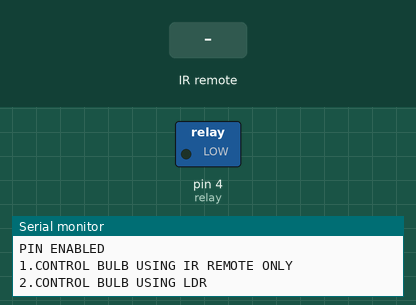
Recording of a sketch running on a simulated Arduino Uno, built with avr-gcc and run on an emulated ATmega328P. On the bench: switched loads named in the sketch (green lamp = pin HIGH), the last lines printed to the serial monitor. The test bench sets the inputs (shaded band).

Above: at 1.2 s.
1.3 s: infrared code 0xF807 received
At 2.1 s:
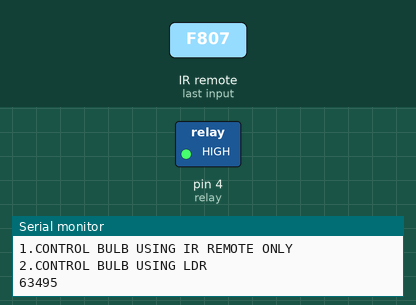
2.8 s: infrared code 0xD827 received
At 3.3 s:
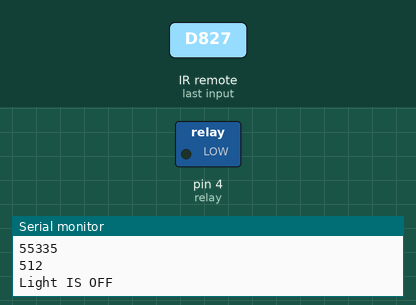
Timing chart, 0 to 5.8 s (numbered marks = the images above; inputs shaded):
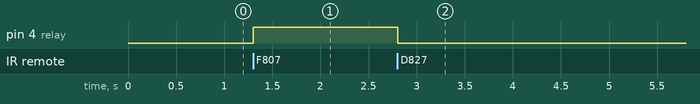

Measured:
- after the input at 1.3 s, pin 4 (relay): LOW → HIGH at once
- after the input at 2.8 s, pin 4 (relay): HIGH → LOW at once

The sketch:

BULB_CONTROL_USING_RELAY.ino
```cpp
#include <IRremote.h>
int ldr= A0,relay=4,ir=7;
int rele=LOW;
IRrecv irrecv(ir);
decode_results results;

void setup()
{
  Serial.begin(9600);

  pinMode(relay,OUTPUT);
  pinMode(A0,INPUT);
  Serial.println("ENABLING PIN");
  irrecv.enableIRIn();
  Serial.println("PIN ENABLED");
}

void ldr_led()
{
   int LDR;
  LDR=analogRead(ldr);
    Serial.println(LDR);
    if(LDR<100)
    {

      Serial.println("Light IS ON");
      digitalWrite(relay,LOW);
      delay(300);
    }
    else
    {
      rele=~rele;
      Serial.println("Light IS OFF");
      digitalWrite(relay,rele);
      delay(300);
    }

}
void loop()
{
  int flag;
  Serial.println("1.CONTROL BULB USING IR REMOTE ONLY\n2.CONTROL BULB USING LDR\n");
   unsigned int val;
   int running=1;
 while(running)
 {
  if(irrecv.decode(&results))
  {
    val= results.value;
  Serial.println(val);


  switch(val)
  {
  case 63495:
      rele=~rele;
      digitalWrite(relay,rele);
      delay(300);
      break;

  case 55335:
      ldr_led();
      break;
    default:
      running=0;
      break;

  }
      irrecv.resume();

  }

 }


}
```
